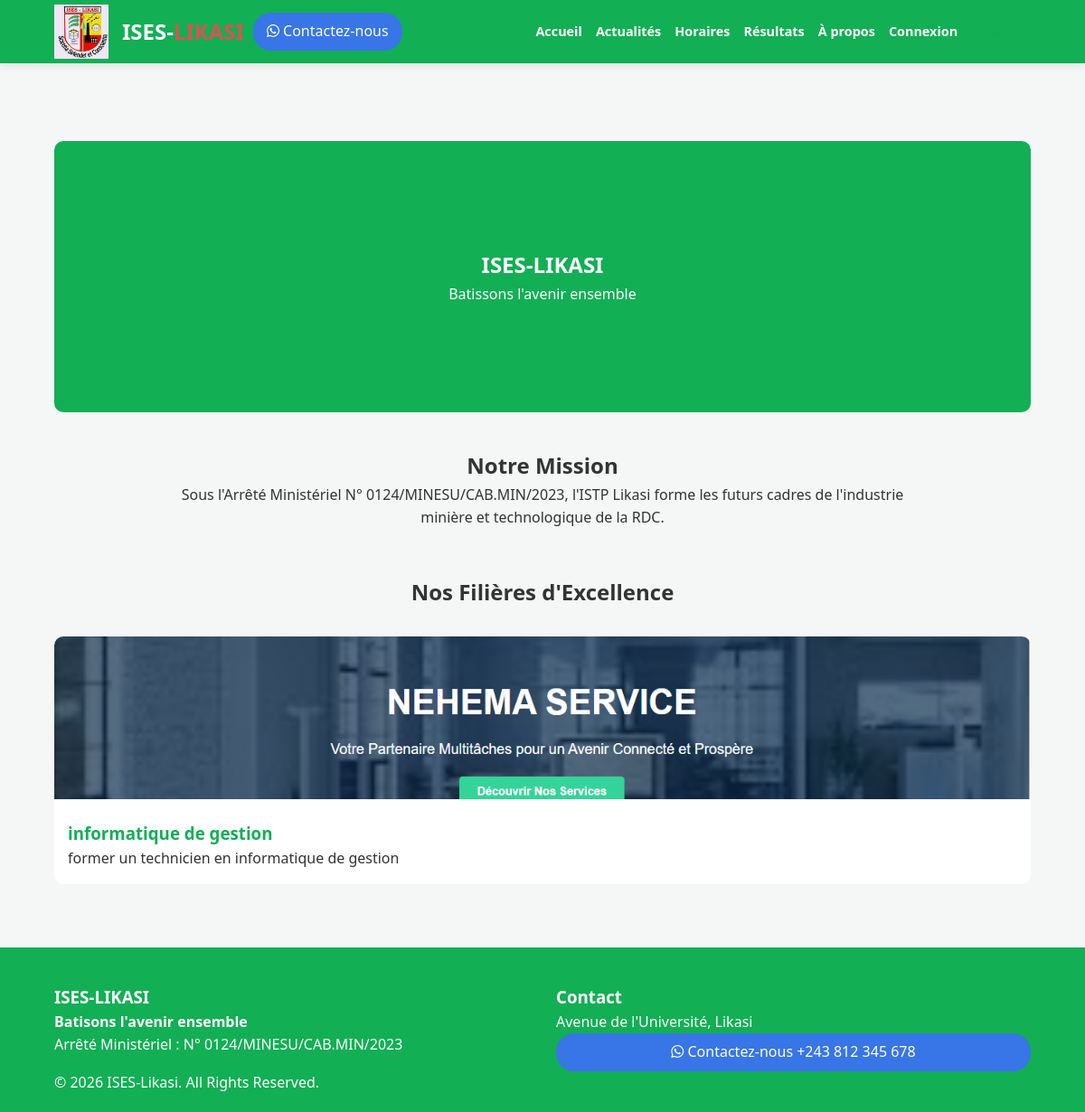
Page /about/ on the earlier database version.
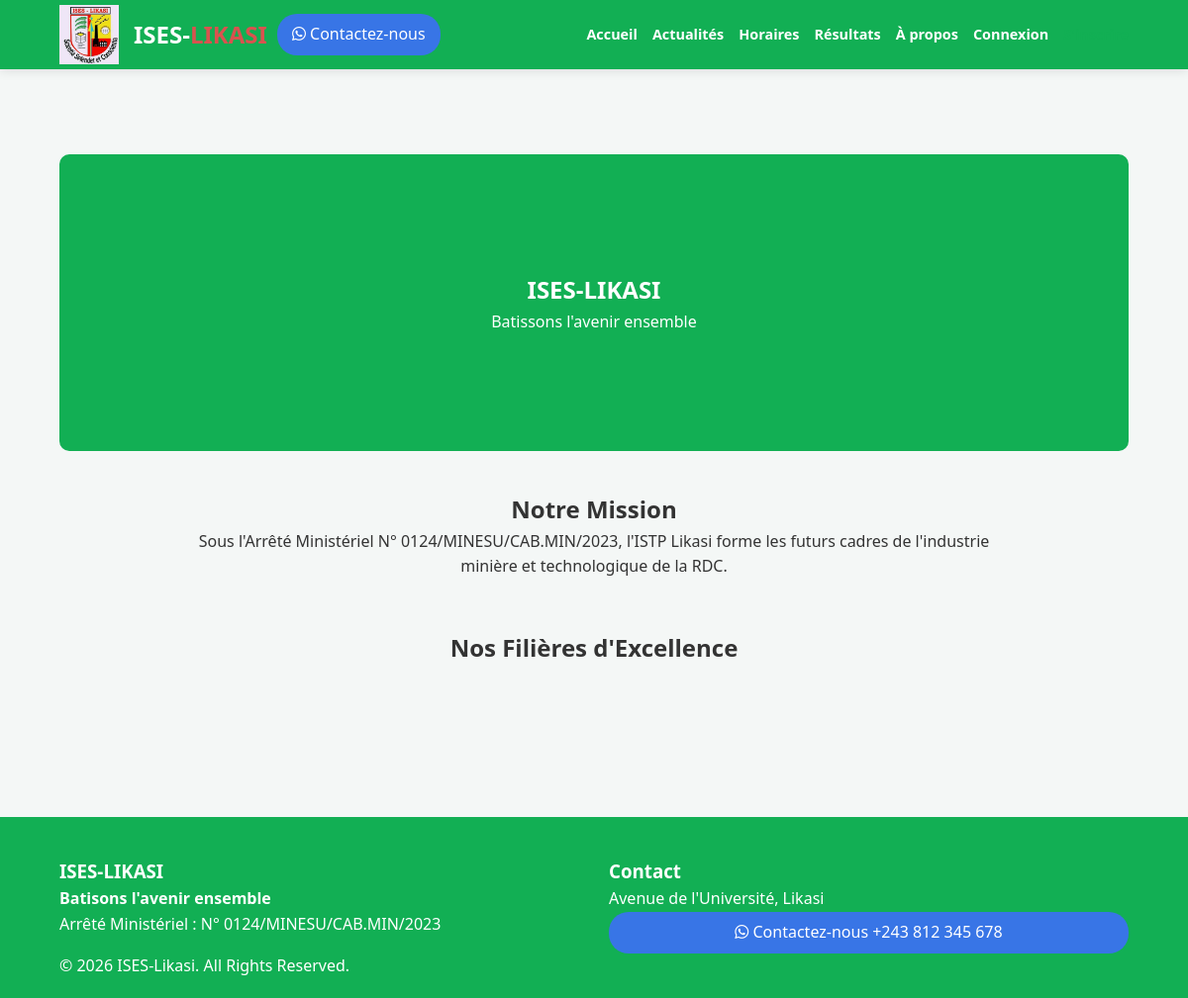
Same page on the later database version.
### portal/models.py (models this page shows, shortened)
class Department(models.Model):
    name = models.CharField(max_length=100)
    description = models.TextField(blank=True, null=True)
    image = models.ImageField(upload_to='departments/', blank=True, null=True)

### portal/views.py (the view)
# urls.py: path('about/', views.about_view, name='about'),
def about_view(request):
    depts = Department.objects.all()
    return render(request, 'portal/about.html', {'departments': depts})

### portal/templates/portal/about.html (shortened to what this page needs)
{% extends 'portal/base.html' %}
{% block content %}
<section class="hero">
    <h1>ISES-LIKASI</h1>
    <p>Batissons l'avenir ensemble</p>
</section>
<div class="info-text" style="max-width: 800px; margin: 0 auto 50px; text-align: center;">
    <h2>Notre Mission</h2>
    <p>Sous l'Arrêté Ministériel N° 0124/MINESU/CAB.MIN/2023, l'ISTP Likasi forme les futurs cadres de l'industrie minière et technologique de la RDC.</p>
</div>
<h2 style="text-align: center; margin-bottom: 30px;">Nos Filières d'Excellence</h2>
<div class="grid-depts">
    {% for dept in departments %}
    <div class="dept-card">
        <img src="{{ dept.image.url }}">
        <div style="padding: 15px;">
            <h3 style="color: var(--blue);">{{ dept.name }}</h3>
            <p>{{ dept.description }}</p>
        </div>
    </div>
    {% endfor %}
</div>
{% endblock %}

Differences in the rows shown:
removed Department: image (picture), name "informatique de gestion", description "former un technicien en informatique de gestion"
